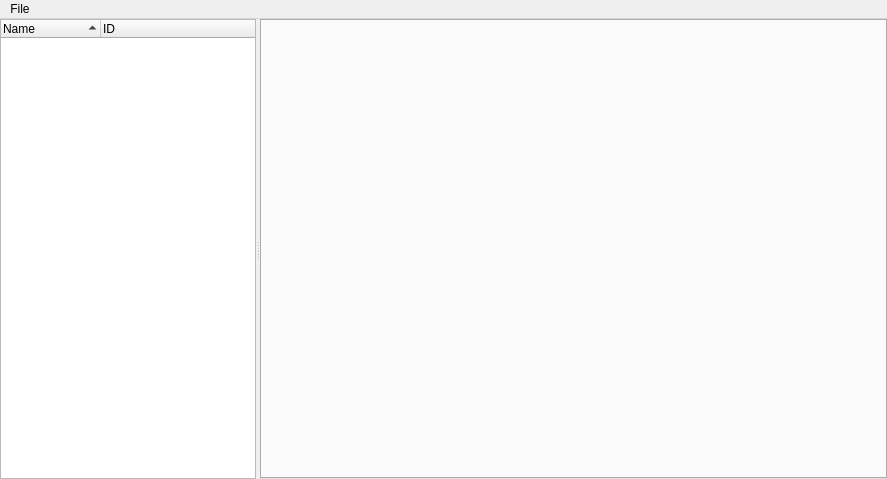
<?xml version="1.0" encoding="UTF-8"?>
<ui version="4.0">
 <class>PBCS::MainWindow</class>
 <widget class="QMainWindow" name="PBCS::MainWindow">
  <property name="geometry">
   <rect>
    <x>0</x>
    <y>0</y>
    <width>887</width>
    <height>479</height>
   </rect>
  </property>
  <property name="windowTitle">
   <string>PBCSConfigGenerator</string>
  </property>
  <property name="layoutDirection">
   <enum>Qt::LeftToRight</enum>
  </property>
  <widget class="QWidget" name="centralwidget">
   <layout class="QHBoxLayout" name="horizontalLayout">
    <property name="leftMargin">
     <number>0</number>
    </property>
    <property name="topMargin">
     <number>0</number>
    </property>
    <property name="rightMargin">
     <number>0</number>
    </property>
    <property name="bottomMargin">
     <number>0</number>
    </property>
    <item>
     <widget class="QSplitter" name="splitter">
      <property name="orientation">
       <enum>Qt::Horizontal</enum>
      </property>
      <widget class="SimpleDragTreeWidget" name="treeWidget">
       <property name="sizePolicy">
        <sizepolicy hsizetype="Expanding" vsizetype="Expanding">
         <horstretch>0</horstretch>
         <verstretch>0</verstretch>
        </sizepolicy>
       </property>
       <property name="contextMenuPolicy">
        <enum>Qt::CustomContextMenu</enum>
       </property>
       <property name="dragEnabled">
        <bool>true</bool>
       </property>
       <property name="dragDropMode">
        <enum>QAbstractItemView::InternalMove</enum>
       </property>
       <property name="defaultDropAction">
        <enum>Qt::IgnoreAction</enum>
       </property>
       <property name="sortingEnabled">
        <bool>true</bool>
       </property>
       <property name="animated">
        <bool>true</bool>
       </property>
       <attribute name="headerVisible">
        <bool>true</bool>
       </attribute>
       <column>
        <property name="text">
         <string>Name</string>
        </property>
       </column>
       <column>
        <property name="text">
         <string>ID</string>
        </property>
       </column>
      </widget>
      <widget class="QTabWidget" name="tabWidget">
       <property name="sizePolicy">
        <sizepolicy hsizetype="Expanding" vsizetype="Expanding">
         <horstretch>1</horstretch>
         <verstretch>0</verstretch>
        </sizepolicy>
       </property>
       <property name="currentIndex">
        <number>-1</number>
       </property>
       <property name="documentMode">
        <bool>false</bool>
       </property>
       <property name="tabsClosable">
        <bool>true</bool>
       </property>
       <property name="movable">
        <bool>true</bool>
       </property>
      </widget>
     </widget>
    </item>
   </layout>
  </widget>
  <widget class="QMenuBar" name="menubar">
   <property name="geometry">
    <rect>
     <x>0</x>
     <y>0</y>
     <width>887</width>
     <height>26</height>
    </rect>
   </property>
   <widget class="QMenu" name="menuFile">
    <property name="title">
     <string>File</string>
    </property>
    <addaction name="actionNew"/>
    <addaction name="actionOpen"/>
    <addaction name="actionSave"/>
    <addaction name="actionGen"/>
   </widget>
   <addaction name="menuFile"/>
  </widget>
  <action name="actionNew">
   <property name="text">
    <string>New...</string>
   </property>
  </action>
  <action name="actionOpen">
   <property name="text">
    <string>Open...</string>
   </property>
  </action>
  <action name="actionSave">
   <property name="text">
    <string>Save</string>
   </property>
  </action>
  <action name="actionGen">
   <property name="text">
    <string>Generate Code...</string>
   </property>
  </action>
 </widget>
 <customwidgets>
  <customwidget>
   <class>SimpleDragTreeWidget</class>
   <extends>QTreeWidget</extends>
   <header>windows/simpledragtreewidget.h</header>
  </customwidget>
 </customwidgets>
 <resources/>
 <connections/>
</ui>
